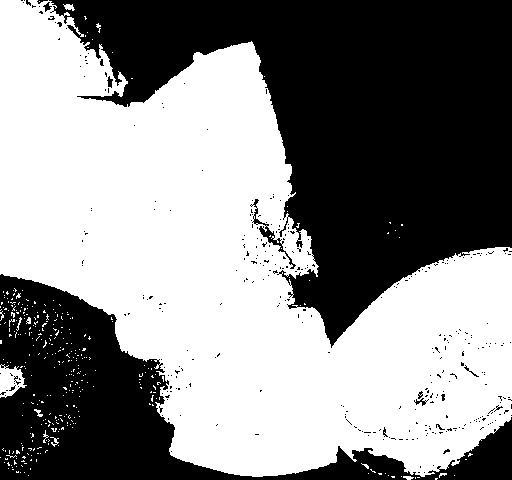
#> input picture Ex_Files_OpenCV_Python_Dev/Exercise Files/Ch02/02_06 Begin/thresh.jpg, 512 x 480 px
$ python 02_06.py
#> lines starting #> are read from the running program, lines starting #| are printed output that depends on the picture
import numpy as np
import cv2

image = cv2.imread("thresh.jpg")
#> image is the input picture: shape (480, 512, 3); min 0, max 255, mean 138.4
height, width, ch = image.shape
#> height = 480; width = 512; ch = 3
cv2.imshow('Original', image)

blur = cv2.GaussianBlur(image, (55, 5), 0)
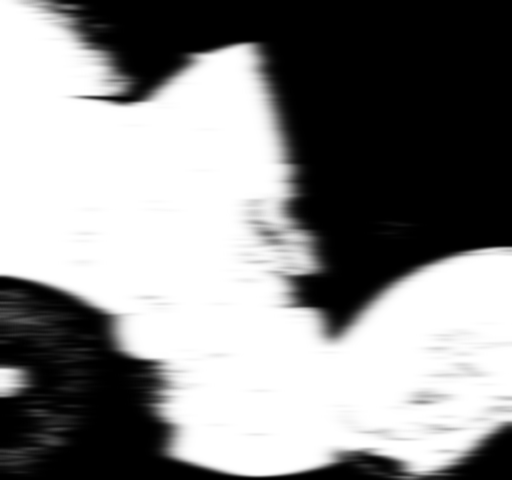
#> blur: shape (480, 512, 3); min 0, max 255, mean 138.4
cv2.imshow('Gaussian Blur', blur)

kernel = np.ones((5, 5), 'uint8')

er = cv2.erode(image, kernel, iterations=1)
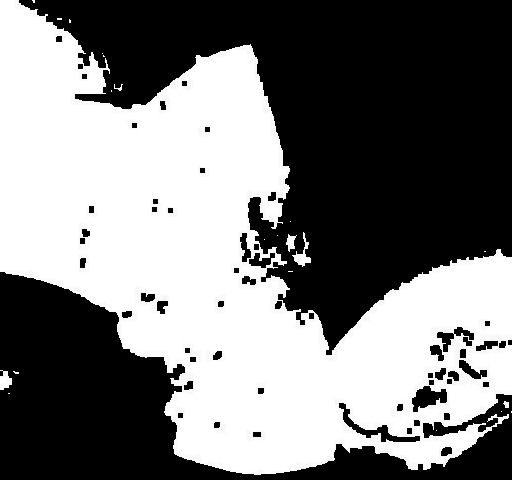
#> er: shape (480, 512, 3); min 0, max 255, mean 122.9
di = cv2.dilate(image, kernel, iterations=1)
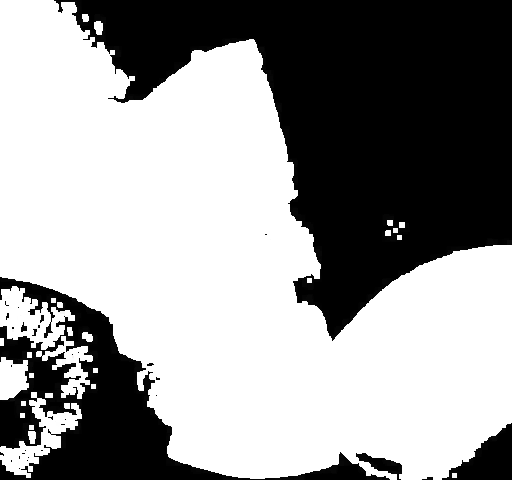
#> di: shape (480, 512, 3); min 0, max 255, mean 153.3

cv2.imshow('Erosion', er)
cv2.moveWindow('Erosion', 0, height)
cv2.imshow('Dilation', di)

cv2.waitKey(0)
cv2.destroyAllWindows()
